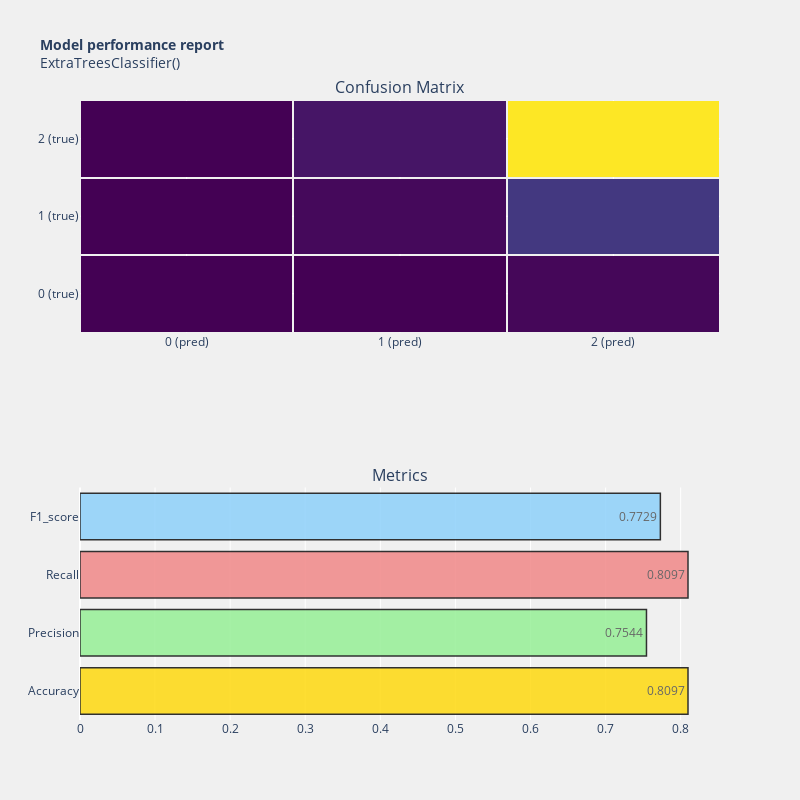

Notebook source saved alongside this figure:
### Code cell
model_performance(extree,y_test, y_pred)

### Figure 1 — Plotly figure (JSON) as saved in the notebook; plotly's stock layout.template omitted (floating-point values rounded to 4 significant figures)
{"data": [{"colorscale": [[0, "#440154"], [0.1111, "#482878"], [0.2222, "#3e4989"], [0.3333, "#31688e"], [0.4444, "#26828e"], [0.5556, "#1f9e89"], [0.6667, "#35b779"], [0.7778, "#6ece58"], [0.8889, "#b5de2b"], [1, "#fde725"]], "showscale": false, "type": "heatmap", "x": ["0 (pred)", "1 (pred)", "2 (pred)"], "xaxis": "x", "xgap": 2, "y": ["0 (true)", "1 (true)", "2 (true)"], "yaxis": "y", "ygap": 2, "z": [[1, 4, 47], [1, 66, 485], [1, 165, 2925]]}, {"marker": {"color": ["gold", "lightgreen", "lightcoral", "lightskyblue"], "line": {"color": "#000000", "width": 1.5}}, "opacity": 0.8, "orientation": "h", "text": [0.8097, 0.7544, 0.8097, 0.7729], "textposition": "auto", "type": "bar", "x": [0.8097, 0.7544, 0.8097, 0.7729], "xaxis": "x2", "y": ["Accuracy", "Precision", "Recall", "F1_score"], "yaxis": "y2"}], "layout": {"annotations": [{"font": {"size": 16}, "showarrow": false, "text": "Confusion Matrix", "x": 0.5, "xanchor": "center", "xref": "paper", "y": 1, "yanchor": "bottom", "yref": "paper"}, {"font": {"size": 16}, "showarrow": false, "text": "Metrics", "x": 0.5, "xanchor": "center", "xref": "paper", "y": 0.375, "yanchor": "bottom", "yref": "paper"}], "autosize": true, "height": 800, "paper_bgcolor": "rgba(240,240,240, 0.95)", "plot_bgcolor": "rgba(240,240,240, 0.95)", "showlegend": false, "title": {"font": {"size": 14}, "text": "<b>Model performance report</b><br>ExtraTreesClassifier()"}, "width": 800, "xaxis": {"anchor": "y", "domain": [0, 1]}, "xaxis2": {"anchor": "y2", "domain": [0, 1]}, "yaxis": {"anchor": "x", "domain": [0.625, 1]}, "yaxis2": {"anchor": "x2", "domain": [0, 0.375]}}}
